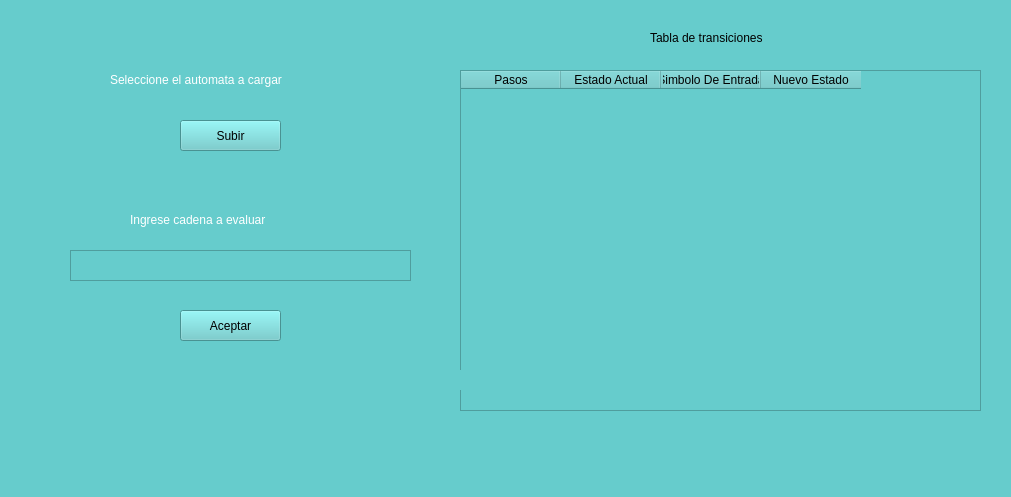
<?xml version="1.0" encoding="UTF-8"?>
<ui version="4.0">
 <class>MainWindow</class>
 <widget class="QMainWindow" name="MainWindow">
  <property name="geometry">
   <rect>
    <x>0</x>
    <y>0</y>
    <width>1011</width>
    <height>497</height>
   </rect>
  </property>
  <property name="windowTitle">
   <string>MainWindow</string>
  </property>
  <property name="styleSheet">
   <string notr="true">background-color: rgb(102, 204, 204);</string>
  </property>
  <widget class="QWidget" name="centralwidget">
   <widget class="QLabel" name="label">
    <property name="geometry">
     <rect>
      <x>110</x>
      <y>70</y>
      <width>271</width>
      <height>20</height>
     </rect>
    </property>
    <property name="styleSheet">
     <string notr="true">font: 11pt &quot;MS Shell Dlg 2&quot;;
color: rgb(255, 255, 255);</string>
    </property>
    <property name="text">
     <string>Seleccione el automata a cargar</string>
    </property>
   </widget>
   <widget class="QPushButton" name="botonCargar">
    <property name="geometry">
     <rect>
      <x>180</x>
      <y>120</y>
      <width>101</width>
      <height>31</height>
     </rect>
    </property>
    <property name="text">
     <string>Subir</string>
    </property>
   </widget>
   <widget class="QTextEdit" name="textEdit">
    <property name="geometry">
     <rect>
      <x>70</x>
      <y>250</y>
      <width>341</width>
      <height>31</height>
     </rect>
    </property>
   </widget>
   <widget class="QLabel" name="resultadoCadena">
    <property name="geometry">
     <rect>
      <x>334</x>
      <y>470</y>
      <width>321</width>
      <height>31</height>
     </rect>
    </property>
    <property name="text">
     <string/>
    </property>
   </widget>
   <widget class="QPushButton" name="botonAceptar">
    <property name="geometry">
     <rect>
      <x>180</x>
      <y>310</y>
      <width>101</width>
      <height>31</height>
     </rect>
    </property>
    <property name="text">
     <string>Aceptar</string>
    </property>
   </widget>
   <widget class="QLabel" name="label_2">
    <property name="geometry">
     <rect>
      <x>650</x>
      <y>30</y>
      <width>191</width>
      <height>16</height>
     </rect>
    </property>
    <property name="text">
     <string>Tabla de transiciones</string>
    </property>
   </widget>
   <widget class="QLabel" name="label_3">
    <property name="geometry">
     <rect>
      <x>130</x>
      <y>210</y>
      <width>271</width>
      <height>20</height>
     </rect>
    </property>
    <property name="styleSheet">
     <string notr="true">font: 11pt &quot;MS Shell Dlg 2&quot;;
color: rgb(255, 255, 255);</string>
    </property>
    <property name="text">
     <string>Ingrese cadena a evaluar</string>
    </property>
   </widget>
   <widget class="QTableWidget" name="tablaTransiciones">
    <property name="geometry">
     <rect>
      <x>460</x>
      <y>70</y>
      <width>521</width>
      <height>341</height>
     </rect>
    </property>
    <column>
     <property name="text">
      <string>Pasos</string>
     </property>
    </column>
    <column>
     <property name="text">
      <string>Estado Actual</string>
     </property>
    </column>
    <column>
     <property name="text">
      <string>Simbolo De Entrada</string>
     </property>
    </column>
    <column>
     <property name="text">
      <string>Nuevo Estado</string>
     </property>
    </column>
   </widget>
   <widget class="QLabel" name="tipoAutomata">
    <property name="geometry">
     <rect>
      <x>20</x>
      <y>370</y>
      <width>211</width>
      <height>21</height>
     </rect>
    </property>
    <property name="styleSheet">
     <string notr="true">font: 9pt &quot;MS Shell Dlg 2&quot;;
color: rgb(255, 255, 255);</string>
    </property>
    <property name="text">
     <string>&lt;html&gt;&lt;head/&gt;&lt;body&gt;&lt;p&gt;&lt;br/&gt;&lt;/p&gt;&lt;/body&gt;&lt;/html&gt;</string>
    </property>
   </widget>
   <widget class="QLabel" name="label_5">
    <property name="geometry">
     <rect>
      <x>250</x>
      <y>370</y>
      <width>211</width>
      <height>20</height>
     </rect>
    </property>
    <property name="styleSheet">
     <string notr="true">font: 11pt &quot;MS Shell Dlg 2&quot;;
color: rgb(255, 255, 255);</string>
    </property>
    <property name="text">
     <string/>
    </property>
   </widget>
   <widget class="QLabel" name="tipoCadena">
    <property name="geometry">
     <rect>
      <x>260</x>
      <y>370</y>
      <width>181</width>
      <height>21</height>
     </rect>
    </property>
    <property name="styleSheet">
     <string notr="true">font: 9pt &quot;MS Shell Dlg 2&quot;;
color: rgb(255, 255, 255);</string>
    </property>
    <property name="text">
     <string>&lt;html&gt;&lt;head/&gt;&lt;body&gt;&lt;p&gt;&lt;br/&gt;&lt;/p&gt;&lt;/body&gt;&lt;/html&gt;</string>
    </property>
   </widget>
  </widget>
  <widget class="QMenuBar" name="menubar">
   <property name="geometry">
    <rect>
     <x>0</x>
     <y>0</y>
     <width>1011</width>
     <height>26</height>
    </rect>
   </property>
  </widget>
  <widget class="QStatusBar" name="statusbar"/>
 </widget>
 <resources/>
 <connections/>
</ui>
